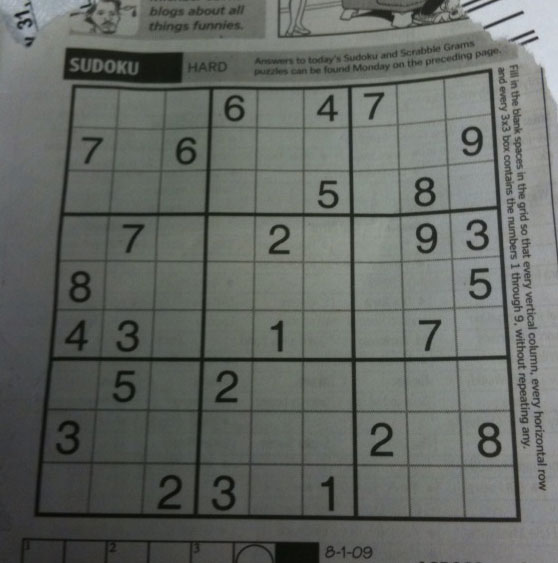
#> input picture Labs/Lab 5/sudoku.png, 558 x 563 px, found by its file name; the run also reads 1 picture not shown here
$ python lab5_prac.py
#> lines starting #> are read from the running program, lines starting #| are printed output that depends on the picture; after the words box and inside, x2 and y2 are one past the last pixel; in counts of white or black regions, pixels touching at a corner belong together
# =============================================================================
#  LAB 05 — IMAGE SEGMENTATION  (COMPLETE REFERENCE SCRIPT)
# =============================================================================
#  Libraries : OpenCV (cv2), NumPy (np), Matplotlib (plt)
#  Topics    : Thresholding (Global, Adaptive, Otsu), HSV Color, Canny,
#              Region Growing, Watershed, K-Means
#  Tasks     : 1 to 10 (mapped below)
# =============================================================================

# -----------------------------------------------------------------------------
#  IMPORT SECTION
# -----------------------------------------------------------------------------
import cv2                          # image I/O, processing, segmentation
import numpy as np                  # arrays, reshaping, float32, kernels
import matplotlib.pyplot as plt     # display (needs RGB, not BGR)


# =============================================================================
#  GLOBAL HELPER: DISPLAY FUNCTION
# =============================================================================
#  Function : show(title, image, cmap)
#  Args     : title  → string heading for the plot
#             image  → the array to display
#             cmap   → "gray" for single-channel images, None for color
#  Order    : title must come first, image second, cmap third.
#  Mandatory: title and image are mandatory; cmap is optional.
# =============================================================================
# [7 lines left out: function show, not called in this run]


# =============================================================================
#  TASK 1 — GLOBAL vs ADAPTIVE THRESHOLDING (Uneven Lighting)
# =============================================================================
#  GOAL: Show that a single global threshold fails when lighting varies,
#        and adaptive thresholding fixes it by using local neighbourhoods.
# =============================================================================

# STEP 1 : READ IMAGE directly as grayscale.
#   Function : cv2.imread(filename, flag)
#   Args     : filename → path (mandatory)
#              flag     → cv2.IMREAD_GRAYSCALE loads as 1-channel (optional)
#   Returns  : NumPy array of shape (H, W) for grayscale.
img1 = cv2.imread("sudoku.png", cv2.IMREAD_GRAYSCALE)

# STEP 2 : SAFETY CHECK (image missing → None)
if img1 is None:
    print("Error: sudoku.png not found")
else:
    # STEP 3 : GLOBAL THRESHOLD at three different T values.
    #   Function : cv2.threshold(src, thresh, maxval, type)
    #   Args     : src    → grayscale (mandatory)
    #              thresh → threshold value T (mandatory)
    #              maxval → value assigned to passing pixels, usually 255 (mandatory)
    #              type   → THRESH_BINARY : pixel > T → maxval, else 0 (mandatory)
    #   Returns  : (used_threshold, binary_image)
    _, g80  = cv2.threshold(img1, 80,  255, cv2.THRESH_BINARY)
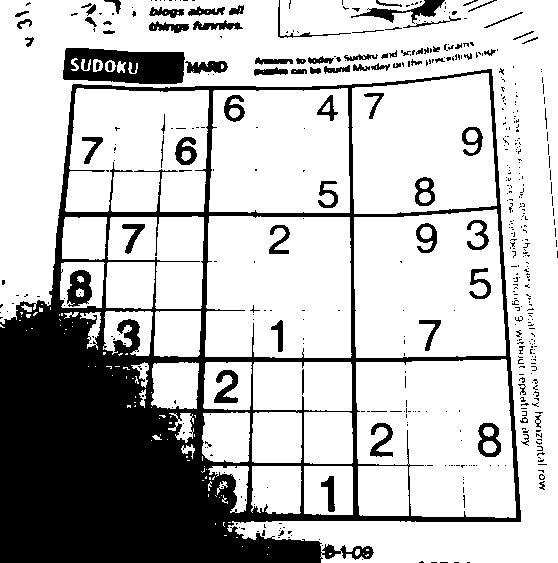
#> g80: shape (563, 558); 74.2% white; 499 black regions (417 under 20 px), largest, box (x1, y1, x2, y2) and area: (0, 69, 521, 563) 65130, (63, 48, 185, 84) 3335, (351, 0, 445, 24) 665
    _, g127 = cv2.threshold(img1, 127, 255, cv2.THRESH_BINARY)
#> g127: shape (563, 558); 25.3% white; 376 white regions (307 under 20 px), largest, box (x1, y1, x2, y2) and area: (278, 0, 558, 563) 25952, (0, 0, 89, 78) 3634, (459, 360, 509, 410) 2273
    _, g180 = cv2.threshold(img1, 180, 255, cv2.THRESH_BINARY)
#> g180: shape (563, 558); 1.2% white; 4 white regions (1 under 20 px), largest, box (x1, y1, x2, y2) and area: (468, 0, 558, 109) 3669, (463, 0, 488, 10) 56, (460, 0, 469, 4) 22

    # STEP 4 : ADAPTIVE THRESHOLD.
    #   Function : cv2.adaptiveThreshold(src, maxValue, adaptiveMethod,
    #                                    thresholdType, blockSize, C)
    #   Args     : src            → grayscale (mandatory)
    #              maxValue       → 255 (mandatory)
    #              adaptiveMethod → MEAN_C or GAUSSIAN_C (mandatory)
    #              thresholdType  → THRESH_BINARY (mandatory)
    #              blockSize      → odd neighbourhood size (mandatory)
    #              C              → constant subtracted from local mean (mandatory)
    #   Returns  : binary image (NOT a tuple).
    adaptive1 = cv2.adaptiveThreshold(
        img1, 255,
        cv2.ADAPTIVE_THRESH_GAUSSIAN_C,     # Gaussian-weighted local mean
        cv2.THRESH_BINARY,
        11,                                  # blockSize (must be odd)
        2                                    # C
    )
#> adaptive1: shape (563, 558); 77.6% white; 4658 black regions (4444 under 20 px), largest, box (x1, y1, x2, y2) and area: (33, 68, 521, 523) 26610, (277, 0, 503, 38) 2178, (63, 48, 184, 83) 2143

    # STEP 5 : DISPLAY PIPELINE : Original → T=80 → T=127 → T=180 → Adaptive
    titles1 = ["Original", "Global T=80", "Global T=127", "Global T=180", "Adaptive"]
    images1 = [img1, g80, g127, g180, adaptive1]

    plt.figure(figsize=(18, 4))
    for i in range(5):
        plt.subplot(1, 5, i + 1)
        plt.imshow(images1[i], cmap="gray")     # single-channel → cmap="gray"
        plt.title(titles1[i])
        plt.axis("off")
    plt.tight_layout()
    plt.show()


# =============================================================================
#  TASK 2 — TUNING ADAPTIVE THRESHOLD (blockSize + C)
# =============================================================================
#  GOAL: Show the effect of blockSize and C, and compare MEAN vs GAUSSIAN.
# =============================================================================

img2 = cv2.imread("sudoku.png", cv2.IMREAD_GRAYSCALE)

if img2 is None:
    print("Error: sudoku.png not found")
else:
    results2 = []
    titles2  = []

    # --- Loop 1 : Vary blockSize with MEAN_C (C fixed at 2) ---
    #   Step order : read → loop over blockSize → adaptiveThreshold → store
    for b in [5, 15, 31]:
        out = cv2.adaptiveThreshold(
            img2, 255,
            cv2.ADAPTIVE_THRESH_MEAN_C,     # MEAN: every neighbour equal weight
            cv2.THRESH_BINARY,
            b,                              # blockSize varies
            2                               # C fixed
        )
        results2.append(out)
        titles2.append("Mean, block=" + str(b) + ", C=2")
#> after the loop, results2 = 3 items; titles2 = ['Mean, block=5, C=2', 'Mean, block=15, C=2', 'Mean, block=31, C=2']

    # --- Loop 2 : Vary C with GAUSSIAN_C (blockSize fixed at 15) ---
    for c in [2, 5, 10]:
        out = cv2.adaptiveThreshold(
            img2, 255,
            cv2.ADAPTIVE_THRESH_GAUSSIAN_C,  # GAUSSIAN: centre pixel weighted more
            cv2.THRESH_BINARY,
            15,                              # blockSize fixed
            c                                # C varies
        )
        results2.append(out)
        titles2.append("Gaussian, block=15, C=" + str(c))
#> after the loop, results2 = 6 items; titles2 = ['Mean, block=5, C=2', 'Mean, block=15, C=2', 'Mean, block=31, C=2', 'Gaussian, block=15, C=2', 'Gaussian, block=15, C=5', 'Gaussian, block=15, C=10']

    # --- Display : 3x3 grid, Original in centre top ---
    plt.figure(figsize=(15, 9))

    plt.subplot(3, 3, 2)                    # original at top-centre
    plt.imshow(img2, cmap="gray")
    plt.title("Original")
    plt.axis("off")

    for i in range(6):
        plt.subplot(3, 3, i + 4)            # positions 4..9 for the 6 results
        plt.imshow(results2[i], cmap="gray")
        plt.title(titles2[i])
        plt.axis("off")
    plt.tight_layout()
    plt.show()


# =============================================================================
#  TASK 3 — OTSU'S THRESHOLDING (Automatic Threshold)
# =============================================================================
#  GOAL: Let Otsu auto-pick the best threshold; verify via histogram.
# =============================================================================

img3 = cv2.imread("water_coins.jpg", cv2.IMREAD_GRAYSCALE)
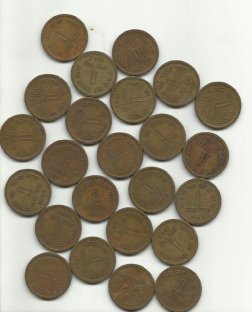
#> input picture Labs/Lab 5/water_coins.jpg, 252 x 312 px, found by its file name

if img3 is None:
    print("Error: water_coins.jpg not found")
else:
    # STEP 1 : OTSU threshold.
    #   Combine THRESH_BINARY + THRESH_OTSU in the 'type' argument.
    #   The 'thresh' value (0 here) is IGNORED when OTSU is used.
    t1, otsu1 = cv2.threshold(img3, 0, 255,
                              cv2.THRESH_BINARY + cv2.THRESH_OTSU)
#> otsu1: shape (312, 252); 44.1% white; 15 white regions, largest, box (x1, y1, x2, y2) and area: (0, 0, 252, 312) 24925, (0, 146, 124, 312) 5653, (115, 248, 168, 281) 657
#> t1 = 162
    print("Otsu chose threshold:", t1)
#| Otsu chose threshold: 162.0

    # STEP 2 : Change CONTRAST with convertScaleAbs.
    #   Function : cv2.convertScaleAbs(src, alpha, beta)
    #   Args     : alpha → contrast multiplier (>1 → more contrast)
    #              beta  → brightness offset (added after multiply)
    #   Formula  : output = |alpha * input + beta|
    changed = cv2.convertScaleAbs(img3, alpha=1.5, beta=20)

    # STEP 3 : Re-run Otsu on the altered image.
    t2, otsu2 = cv2.threshold(changed, 0, 255,
                              cv2.THRESH_BINARY + cv2.THRESH_OTSU)
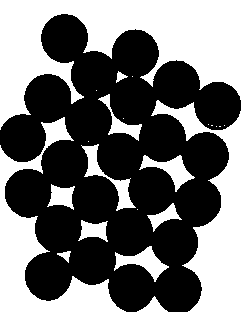
#> otsu2: shape (312, 252); 46.1% white; 22 white regions (10 under 20 px), largest, box (x1, y1, x2, y2) and area: (0, 0, 252, 312) 25468, (0, 117, 126, 312) 6443, (81, 144, 136, 211) 803
#> t2 = 204
    print("After contrast change, Otsu chose:", t2)
#| After contrast change, Otsu chose: 204.0

    # STEP 4 : DISPLAY : Original → Histogram → Otsu mask (and repeat row)
    plt.figure(figsize=(16, 8))

    # Row 1
    plt.subplot(2, 3, 1)
    plt.imshow(img3, cmap="gray");  plt.title("Original");           plt.axis("off")

    plt.subplot(2, 3, 2)
    plt.hist(img3.ravel(), 256, [0, 256])   # ravel() flattens for histogram
    plt.axvline(t1, color="red")            # red vertical line = Otsu threshold
    plt.title("Histogram (red = Otsu T=" + str(int(t1)) + ")")

    plt.subplot(2, 3, 3)
    plt.imshow(otsu1, cmap="gray"); plt.title("Otsu Binary Mask");   plt.axis("off")

    # Row 2 (after contrast change)
    plt.subplot(2, 3, 4)
    plt.imshow(changed, cmap="gray"); plt.title("Contrast Changed"); plt.axis("off")

    plt.subplot(2, 3, 5)
    plt.hist(changed.ravel(), 256, [0, 256])
    plt.axvline(t2, color="red")
    plt.title("Histogram (red = Otsu T=" + str(int(t2)) + ")")

    plt.subplot(2, 3, 6)
    plt.imshow(otsu2, cmap="gray")
    plt.title("Otsu After Contrast Change"); plt.axis("off")

    plt.tight_layout()
    plt.show()


# =============================================================================
#  TASK 4 — COLOR-BASED SEGMENTATION (HSV Masking)
# =============================================================================
#  GOAL: Extract a colored object using HSV range thresholding.
# =============================================================================

img4 = cv2.imread("smarties.png")               # color load (BGR)
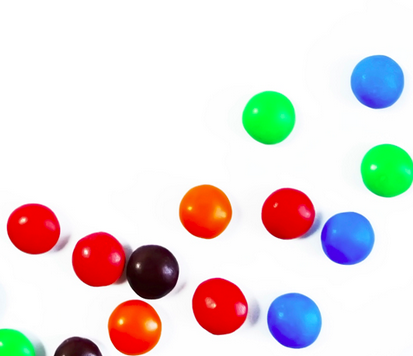
#> input picture Labs/Lab 5/smarties.png, 413 x 356 px, found by its file name
#> img4 is the input picture: shape (356, 413, 3); mean B, G, R 219.1, 220.4, 228.9

if img4 is None:
    print("Error: smarties.png not found")
else:
    # STEP 1 : BGR → HSV.
    #   Function : cv2.cvtColor(src, code)
    #   Args     : src  → BGR image (mandatory)
    #              code → cv2.COLOR_BGR2HSV (mandatory)
    #   Note     : OpenCV Hue range is 0–179 (NOT 0–360).
    hsv = cv2.cvtColor(img4, cv2.COLOR_BGR2HSV)
#> hsv: shape (356, 413, 3); mean H, S, V 27.8, 46.1, 247

    # STEP 2 : TIGHT mask (too restrictive).
    #   Function : cv2.inRange(src, lowerb, upperb)
    #   Args     : src    → HSV image (mandatory)
    #              lowerb → NumPy array [H, S, V] minimum (mandatory)
    #              upperb → NumPy array [H, S, V] maximum (mandatory)
    #   Returns  : binary mask (255 inside range, 0 outside).
    tight_low  = np.array([0, 200, 200])
    tight_high = np.array([5, 255, 255])
    mask_tight = cv2.inRange(hsv, tight_low, tight_high)
#> mask_tight: shape (356, 413); 5.6% white; 8 white regions (1 under 20 px), largest, box (x1, y1, x2, y2) and area: (193, 280, 245, 333) 1927, (8, 206, 59, 253) 1619, (74, 236, 124, 286) 1601

    # STEP 3 : WIDE mask (accepts shadows/highlights).
    wide_low  = np.array([0, 100, 80])
    wide_high = np.array([10, 255, 255])
    mask_wide = cv2.inRange(hsv, wide_low, wide_high)
#> mask_wide: shape (356, 413); 7.1% white; 13 white regions (6 under 20 px), largest, box (x1, y1, x2, y2) and area: (193, 280, 245, 334) 2047, (108, 300, 160, 356) 1922, (74, 236, 126, 287) 1722

    # STEP 4 : EXTRACT using the wide mask.
    #   Function : cv2.bitwise_and(src1, src2, mask=m)
    #   Args     : src1, src2 → same image twice (identity)
    #              mask       → only pixels where mask=255 survive
    extracted = cv2.bitwise_and(img4, img4, mask=mask_wide)

    # STEP 5 : DISPLAY — convert BGR → RGB before plt.imshow.
    plt.figure(figsize=(16, 4))

    plt.subplot(1, 4, 1)
    plt.imshow(cv2.cvtColor(img4, cv2.COLOR_BGR2RGB))
    plt.title("Original"); plt.axis("off")

    plt.subplot(1, 4, 2)
    plt.imshow(mask_tight, cmap="gray")
    plt.title("Mask 1: Too Restrictive"); plt.axis("off")

    plt.subplot(1, 4, 3)
    plt.imshow(mask_wide, cmap="gray")
    plt.title("Mask 2: Better Range"); plt.axis("off")

    plt.subplot(1, 4, 4)
    plt.imshow(cv2.cvtColor(extracted, cv2.COLOR_BGR2RGB))
    plt.title("Extracted Red"); plt.axis("off")

    plt.tight_layout()
    plt.show()
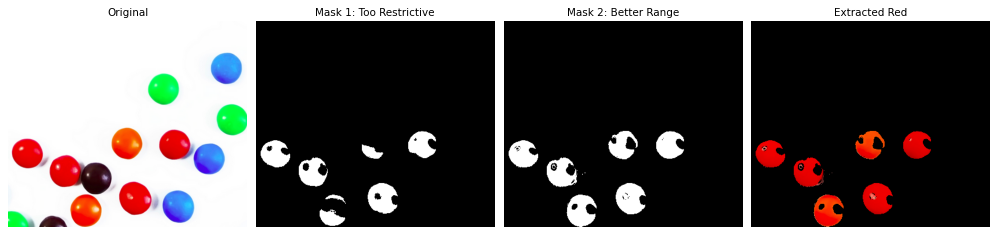
#> figure drawn by matplotlib, 4 panels


# =============================================================================
#  TASK 5 — CANNY EDGE DETECTION
# =============================================================================
#  GOAL: Show effect of the high threshold on edge count.
#  Pipeline: Read → grayscale → Gaussian blur → Canny (3 pairs) → Display.
# =============================================================================

img5 = cv2.imread("smarties.png", cv2.IMREAD_GRAYSCALE)

if img5 is None:
    print("Error: smarties.png not found")
else:
    # STEP 1 : GAUSSIAN BLUR (mandatory before Canny — kills noise edges).
    #   Function : cv2.GaussianBlur(src, ksize, sigmaX)
    #   Args     : ksize  → (width, height), both ODD (e.g., (5,5))
    #              sigmaX → 0 means auto-derive from ksize.
    blur = cv2.GaussianBlur(img5, (5, 5), 0)

    # STEP 2 : CANNY with 3 threshold pairs (low fixed at 50).
    #   Function : cv2.Canny(image, threshold1, threshold2)
    #   Args     : image      → blurred grayscale
    #              threshold1 → LOW threshold  (weak edge candidate)
    #              threshold2 → HIGH threshold (strong edge)
    #   Rule     : low : high ≈ 1 : 2 or 1 : 3
    e1 = cv2.Canny(blur, 50, 100)     # high low  → many edges (noisy)
#> e1: shape (356, 413); 2.2% white in thin lines or dots, all inside (x1, y1, x2, y2) = (0, 55, 413, 356)
    e2 = cv2.Canny(blur, 50, 150)     # balanced
    e3 = cv2.Canny(blur, 50, 250)     # high high → only strongest edges
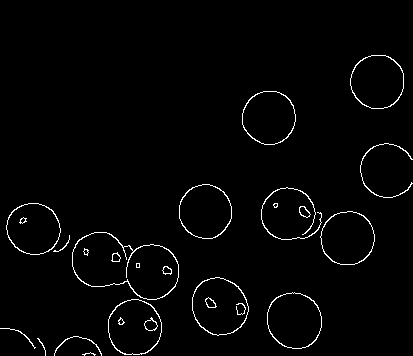
#> e3: shape (356, 413); 2% white in thin lines or dots, all inside (x1, y1, x2, y2) = (0, 55, 413, 356)

    # STEP 3 : DISPLAY — Original → Edge1 → Edge2 → Edge3
    titles5 = ["Original", "Canny 50/100", "Canny 50/150", "Canny 50/250"]
    images5 = [img5, e1, e2, e3]

    plt.figure(figsize=(16, 4))
    for i in range(4):
        plt.subplot(1, 4, i + 1)
        plt.imshow(images5[i], cmap="gray")
        plt.title(titles5[i])
        plt.axis("off")
    plt.tight_layout()
    plt.show()


# =============================================================================
#  TASK 6 — REGION GROWING (MRI segmentation)
# =============================================================================
#  GOAL: Grow a region from a seed using intensity similarity.
#  Pipeline: Define function → load grayscale → run 4 experiments → display.
# =============================================================================

# --- Function definition ---
#  region_grow(img, seed, threshold)
#  Args in order:
#      img       → grayscale image (2D NumPy array)
#      seed      → (x, y) tuple — starting pixel
#      threshold → max |pixel - seed_intensity| allowed for inclusion
#  Returns : binary uint8 mask (255 = in region, 0 = elsewhere)
def region_grow(img, seed, threshold):
    h, w = img.shape
    mask = np.zeros((h, w), np.uint8)          # start all black
    seed_value = int(img[seed[1], seed[0]])    # NOTE: (y, x) indexing in cv2
    stack = [seed]
    mask[seed[1], seed[0]] = 255               # mark seed

    while stack:
        x, y = stack.pop()                     # DFS pop
        # 4-neighbour offsets : left, right, up, down
        for dx, dy in [(-1, 0), (1, 0), (0, -1), (0, 1)]:
            nx, ny = x + dx, y + dy
            # Bounds check + unvisited check + similarity check
            if 0 <= nx < w and 0 <= ny < h and mask[ny, nx] == 0:
                if abs(int(img[ny, nx]) - seed_value) <= threshold:
                    mask[ny, nx] = 255
                    stack.append((nx, ny))
    return mask


img6 = cv2.imread("brain.jpg", cv2.IMREAD_GRAYSCALE)
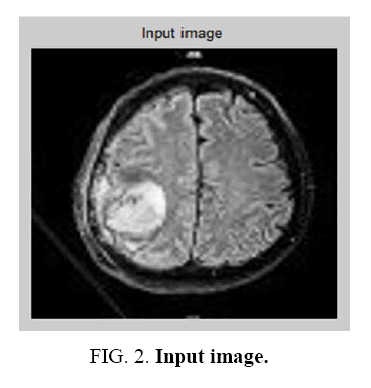
#> input picture Labs/Lab 5/brain.jpg, 371 x 388 px, found by its file name

if img6 is None:
    print("Error: brain.jpg not found")
else:
    h6, w6 = img6.shape
#> (the rest of the program and of its run is left out)
